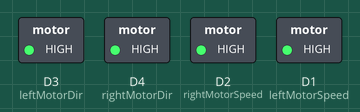
Bench run of a sketch on a simulated ESP8266 (NodeMCU). Parts: switched loads named in the sketch (green lamp = pin HIGH).

Above: at 0.1 s.
Timing chart, 0 to 1.6 s (numbered marks = the images above):
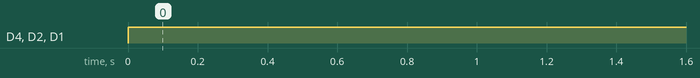

The sketch:

test-moter-shield.ino
```cpp
#include <ESP8266WiFi.h>

#define leftMotorSpeed    D1
#define rightMotorSpeed   D2
#define leftMotorDir      D3
#define rightMotorDir     D4

void setup() {
  Serial.begin(9600);

  pinMode(leftMotorSpeed ,OUTPUT);
  pinMode(rightMotorSpeed ,OUTPUT);
  pinMode(leftMotorDir ,OUTPUT);
  pinMode(rightMotorDir ,OUTPUT);

}

void loop() {
    digitalWrite(leftMotorDir,HIGH);
    digitalWrite(rightMotorDir,HIGH);
    analogWrite(leftMotorSpeed,1020);
    analogWrite(rightMotorSpeed,1020);

}
```

Measured:
- by itself, D4 (rightMotorDir), D2 (rightMotorSpeed), D1 (leftMotorSpeed): LOW → HIGH at 0.00 s
